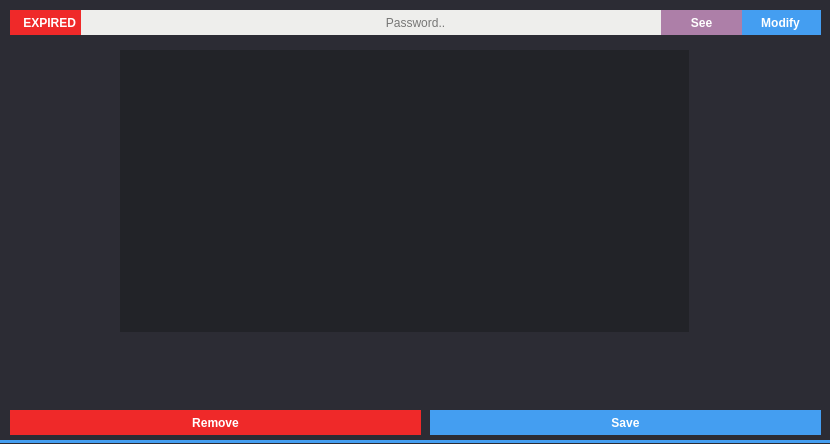
<?xml version="1.0" encoding="UTF-8"?>
<ui version="4.0">
 <class>DBWPasswordField</class>
 <widget class="QWidget" name="DBWPasswordField">
  <property name="geometry">
   <rect>
    <x>0</x>
    <y>0</y>
    <width>830</width>
    <height>444</height>
   </rect>
  </property>
  <property name="windowTitle">
   <string>Form</string>
  </property>
  <property name="styleSheet">
   <string notr="true">background-color: rgb(44, 44, 52);</string>
  </property>
  <widget class="QPushButton" name="remove">
   <property name="geometry">
    <rect>
     <x>10</x>
     <y>410</y>
     <width>411</width>
     <height>25</height>
    </rect>
   </property>
   <property name="styleSheet">
    <string notr="true">QPushButton
{
border:0px;
background-color: rgb(239, 41, 41);
color: rgb(255, 255, 255);
font-weight: bold
}

QPushButton::pressed {
background-color: rgb(164, 0, 0);
}</string>
   </property>
   <property name="text">
    <string>Remove</string>
   </property>
  </widget>
  <widget class="QLineEdit" name="passwordField">
   <property name="geometry">
    <rect>
     <x>10</x>
     <y>10</y>
     <width>811</width>
     <height>25</height>
    </rect>
   </property>
   <property name="styleSheet">
    <string notr="true">background-color: rgb(238, 238, 236);
color: rgb(0, 0, 0);
border-radius:0px</string>
   </property>
   <property name="text">
    <string/>
   </property>
   <property name="maxLength">
    <number>10000</number>
   </property>
   <property name="echoMode">
    <enum>QLineEdit::Password</enum>
   </property>
   <property name="alignment">
    <set>Qt::AlignCenter</set>
   </property>
   <property name="readOnly">
    <bool>true</bool>
   </property>
   <property name="placeholderText">
    <string>Password..</string>
   </property>
  </widget>
  <widget class="QWidget" name="expiration" native="true">
   <property name="geometry">
    <rect>
     <x>210</x>
     <y>350</y>
     <width>380</width>
     <height>46</height>
    </rect>
   </property>
  </widget>
  <widget class="QPushButton" name="modify">
   <property name="geometry">
    <rect>
     <x>740</x>
     <y>10</y>
     <width>81</width>
     <height>25</height>
    </rect>
   </property>
   <property name="styleSheet">
    <string notr="true">QPushButton
{
border:0px;
background-color: rgb(93, 127, 247);
color: rgb(255, 255, 255);
font-weight: bold
}

QPushButton::checked {
background-color: rgb(68, 158, 241);
}</string>
   </property>
   <property name="text">
    <string>Modify</string>
   </property>
   <property name="checkable">
    <bool>true</bool>
   </property>
   <property name="checked">
    <bool>true</bool>
   </property>
  </widget>
  <widget class="QPushButton" name="save">
   <property name="geometry">
    <rect>
     <x>430</x>
     <y>410</y>
     <width>391</width>
     <height>25</height>
    </rect>
   </property>
   <property name="styleSheet">
    <string notr="true">QPushButton
{
border:0px;
background-color: rgb(68, 158, 241);
color: rgb(255, 255, 255);
font-weight: bold
}

QPushButton::pressed {
background-color: rgb(93, 127, 247);
}</string>
   </property>
   <property name="text">
    <string>Save</string>
   </property>
  </widget>
  <widget class="QLabel" name="expireLabel">
   <property name="geometry">
    <rect>
     <x>10</x>
     <y>10</y>
     <width>71</width>
     <height>25</height>
    </rect>
   </property>
   <property name="styleSheet">
    <string notr="true">color: rgb(255, 255, 255);
background-color: rgb(239, 41, 41);
font-weight: bold</string>
   </property>
   <property name="text">
    <string>    EXPIRED</string>
   </property>
  </widget>
  <widget class="QPushButton" name="see">
   <property name="geometry">
    <rect>
     <x>661</x>
     <y>10</y>
     <width>81</width>
     <height>25</height>
    </rect>
   </property>
   <property name="styleSheet">
    <string notr="true">QPushButton
{
border:0px;
background-color: rgb(173, 127, 168);
color: rgb(255, 255, 255);
font-weight: bold
}

QPushButton::checked {
background-color: rgb(92, 53, 102);
}</string>
   </property>
   <property name="text">
    <string>See</string>
   </property>
   <property name="checkable">
    <bool>true</bool>
   </property>
  </widget>
  <widget class="QWidget" name="passwordCreator" native="true">
   <property name="geometry">
    <rect>
     <x>120</x>
     <y>50</y>
     <width>569</width>
     <height>282</height>
    </rect>
   </property>
   <property name="styleSheet">
    <string notr="true">background-color: rgb(34, 35, 40);</string>
   </property>
  </widget>
  <widget class="QLabel" name="downColor_3">
   <property name="geometry">
    <rect>
     <x>0</x>
     <y>440</y>
     <width>830</width>
     <height>3</height>
    </rect>
   </property>
   <property name="styleSheet">
    <string notr="true">background-color: rgb(68, 158, 241);</string>
   </property>
   <property name="text">
    <string/>
   </property>
  </widget>
 </widget>
 <resources/>
 <connections/>
</ui>
